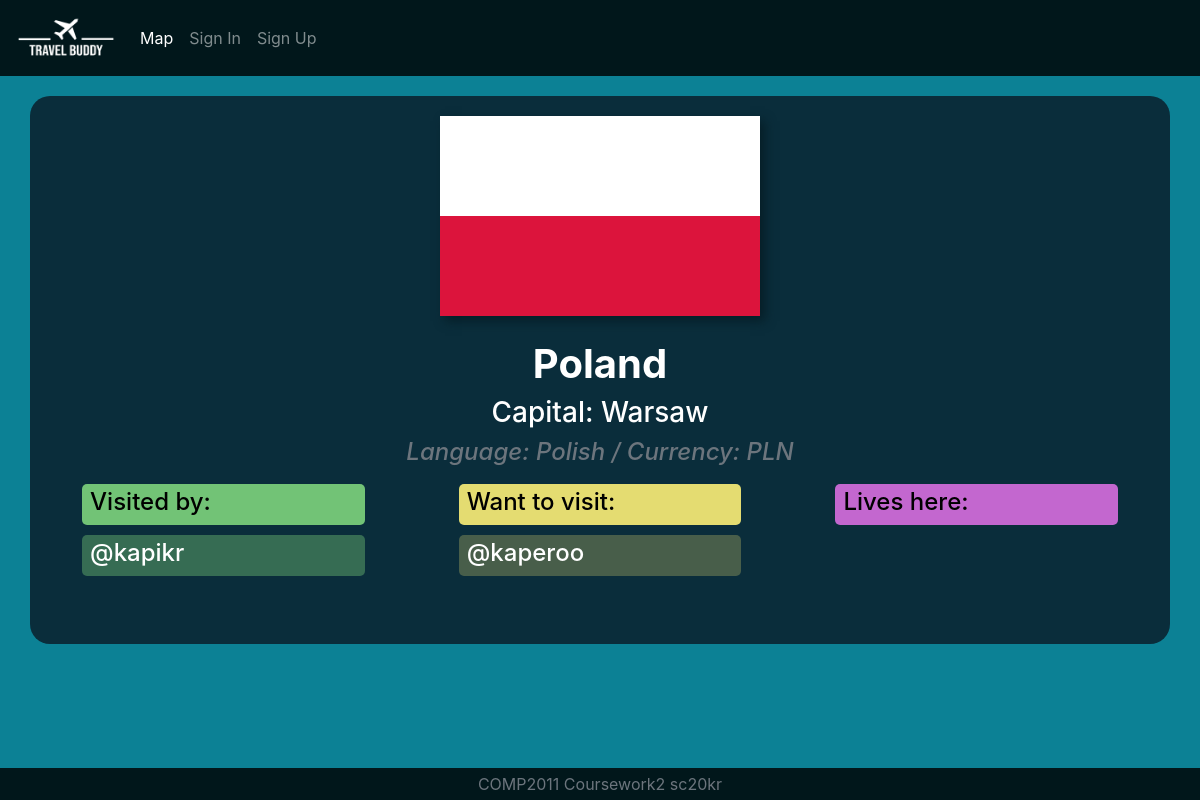
The app's page /country/Poland with its own data.
### app/models.py (models this page shows)
class Country(db.Model):
    id = db.Column(db.Integer, primary_key=True)
    name = db.Column(db.String(50), unique=True, nullable=False)
    capital = db.Column(db.String(20), nullable=False)
    lat = db.Column(db.String(120))
    lang = db.Column(db.String(120))
    language = db.Column(db.String(120), nullable=False)
    currency = db.Column(db.String(20), nullable=False)
    citizens = db.relationship('User', backref='livesin', lazy='dynamic')

class User(db.Model, UserMixin):
    id = db.Column(db.Integer, primary_key=True)
    name = db.Column(db.String(64),nullable=False)
    username = db.Column(db.String(20), unique=True, nullable=False)
    password = db.Column(db.String(60), nullable=False)
    email = db.Column(db.String(120), unique=True, nullable=False)
    isAdmin = db.Column(db.Boolean, default=False)
    profilePicture = db.Column(db.String(20), nullable=False, default='default.jpg')
    country = db.Column(db.Integer, db.ForeignKey('country.id'))
    visitedCountries = db.relationship('Country', secondary = visitors, backref=db.backref('visitors'), lazy='dynamic')
    bucketList = db.relationship('Country', secondary = futureVisitors, backref=db.backref('futureVisitors'), lazy='dynamic')

### app/views.py (the view)
@app.route('/country/<country>', methods=['GET', 'POST'])
def country(country):
    c = Country.query.filter_by(name=country).first()
    imageFile = url_for('static', filename='flags/' + c.name + '.png')
    return render_template('country.html',
                            title=c.name,
                            c=c,
                            imageFile=imageFile)

### app/templates/country.html (shortened to what this page needs)
{% extends "base.html" %}
{% block content %}
<!doctype html>
<html lang="en">
    <head>
    </head>
    <body>
<div class="container ctry">
    <div class="row justify-content-center">
        <img src="{{imageFile}}" alt="{{c.name}} flag" class="img-fluid mb-4 flaga"></img>
    </div>
    <div class="row justify-content-center">
        <h1><b>{{c.name}}</b></h1>
    </div>
    <div class="row justify-content-center">
        <h3>Capital: {{c.capital}}</h3>
    </div>
    <div class="row justify-content-center">
        <h4 class="text-secondary"><em>Language: {{c.language}} / Currency: {{c.currency}}</em></h4>
    </div>
    <div class="row justify-content-center">
        <div class="col-md-3 col-sm-12 mb-5">
            <div class="row pl-2 visp pt-1">
                <h4>Visited by:</h4>
            </div>
            {% for v in c.visitors %}
            <div class="row vis pl-2 pt-1">
                <h4>@{{v.username}}</h4>
            </div>
            {% endfor %}
        </div>
        <div class="col-md-3 col-sm-12 offset-md-1 mb-5">
            <div class="row pl-2 pt-1 fvisp">
                <h4> Want to visit:</h4>
            </div>
            {% for fv in c.futureVisitors %}
            <div class="row fvis pl-2 pt-1">
                <h4>@{{fv.username}}</h4>
            </div>
            {% endfor %}
        </div>
        <div class="col-md-3 col-sm-12 offset-md-1 mb-5">
            <div class="row pl-2 livp pt-1">
                <h4>Lives here:</h4>
            </div>
        </div>
    </div>
</div>
    </body>
</html>
{% endblock %}

### app/static/style.css (style rules this page uses)
body { background-color: #0c8195; height: 100vh; }
.accinfo, .ctry { background-color: #0a2d3b; color: white; padding: 20px; margin-bottom: 40px; border-radius: 20px; margin-top: 20px; }
.flaga { box-shadow: 5px 5px 10px #061e27; }
.visp { margin-top: 10px; color: black; font-weight: bold; border-radius: 5px; background-color: #72c376; }
.vis { margin-top: 10px; border-radius: 5px; background-color: #72c3766b; }
.fvisp { margin-top: 10px; color: black; font-weight: bold; border-radius: 5px; background-color: #e4dc71; }
.fvis { margin-top: 10px; border-radius: 5px; background-color: #e4dc7148; }
.livp { margin-top: 10px; color: black; font-weight: bold; border-radius: 5px; background-color: #c367cf; }

### records on screen
Country: name (picture), name "Poland", capital "Warsaw", language "Polish", currency "PLN"
User: username "kapikr"
User: username "kaperoo"
